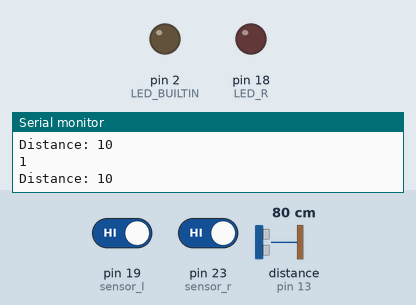
A sketch run on a simulated Arduino Mega 2560, built with avr-gcc and run on an emulated ATmega2560. Parts: output pins drawn as LEDs (lit = HIGH), the last lines printed to the serial monitor. Wiring (inferred from the names in the program): ultrasonic range finder: trigger pin 12; echo pin 13. Dashed ring = blinking. Inputs (shaded band) come from the test bench; at power-on: distance to the obstacle (sensor on pin 13) 80 cm, pin 23 (sensor_r) HIGH, pin 19 (sensor_l) HIGH. The echo pulse lasts 58.3 µs per cm; pins used as bus, display or sensor lines are not drawn.

Above: at 1.2 s.
1.3 s: distance to the obstacle (sensor on pin 13) set to 150 cm
2.8 s: distance to the obstacle (sensor on pin 13) set to 158 cm
At 3.6 s:
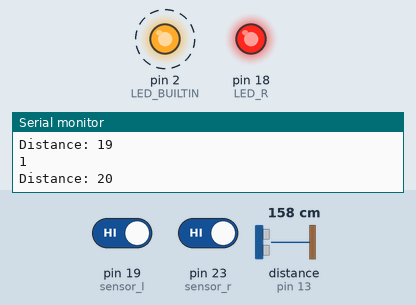
5.8 s: pin 23 (sensor_r) driven LOW
8.3 s: distance to the obstacle (sensor on pin 13) set to 2 cm
At 8.89 s:
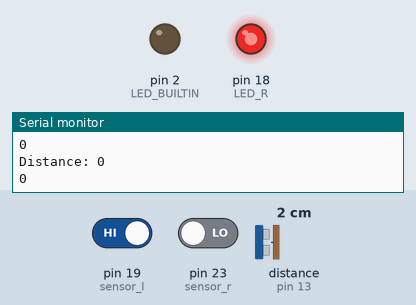
11.3 s: pin 19 (sensor_l) driven LOW
At 11.37 s:
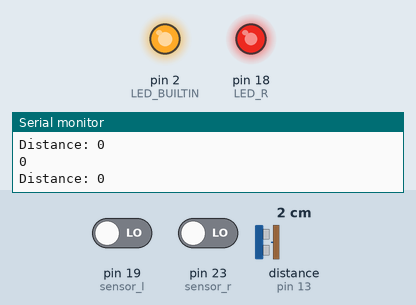
14.3 s: pin 23 (sensor_r) driven HIGH
At 14.37 s:
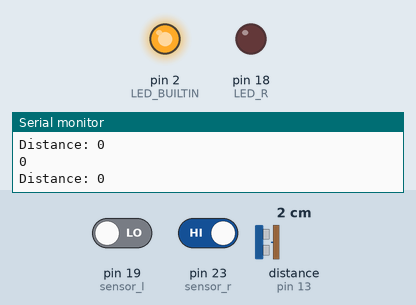
Timing chart, 0 to 18.3 s (numbered marks = the images above; inputs shaded):
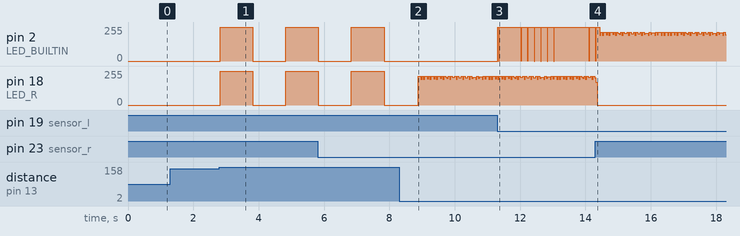

The sketch:

homework_7__feb_2020.ino
```cpp
int sensor_l = 19 ;
int LED_R = 18;
int sensor_r = 23;
const int trigPin = 12;
const int echoPin = 13;
long duration;
int distance;
const int LED_BUILTIN = 2;

void setup() {
  Serial.begin(9600);
  pinMode(LED_BUILTIN, OUTPUT);
  pinMode(sensor_l, INPUT);
  digitalWrite(LED_BUILTIN, 0);
  digitalWrite(sensor_l, 0); //right

  pinMode(LED_R, OUTPUT);
  pinMode(sensor_r, INPUT);
  digitalWrite(LED_R, 0);
  digitalWrite(sensor_r, 0);//left

  pinMode(trigPin, OUTPUT);
  pinMode(echoPin, INPUT); //ultrasonic
}

void loop() {
  int a = digitalRead(sensor_l);
  int b = digitalRead(sensor_r);

  Serial.println(b);
  if (a == 0) {
    digitalWrite(LED_BUILTIN, HIGH);
    if (b == 0) {
      digitalWrite(LED_R, HIGH);
    }
    else if (b == 1) {
      digitalWrite(LED_R, LOW);
    }
  }
  else if (a == 1) {
    digitalWrite(LED_BUILTIN, LOW);
    if (b == 0) {
      digitalWrite(LED_R, HIGH);
    }
    else if (b == 1) {
      digitalWrite(LED_R, LOW);
    }
  }
  digitalWrite(trigPin, LOW);
  delayMicroseconds(2); // Sets the trigPin on HIGH state for 10 micro seconds
  digitalWrite(trigPin, HIGH);
  delayMicroseconds(10);
  digitalWrite(trigPin, LOW);
  // Reads the echoPin, returns the sound wave travel time in microseconds
  duration = pulseIn(echoPin, HIGH);
  // Calculating the distance
  distance = ((duration * 0.034 / 2)/5)* 0.65 ;
  // Prints the distance on the Serial Monitor
  Serial.print("Distance: ");
  Serial.println(distance);
  // put your main code here, to run repeatedly:
  if (distance < 20) {
    digitalWrite(LED_BUILTIN, LOW);
    digitalWrite(LED_R, LOW);
  }
  else if (distance > 40)
  { digitalWrite(LED_BUILTIN, HIGH);
    digitalWrite(LED_R, HIGH);
  }
  else if (distance >= 20 && distance <= 40) {
    digitalWrite(LED_BUILTIN, HIGH);
    digitalWrite(LED_R, HIGH);
    delay(1000);
    digitalWrite(LED_BUILTIN, LOW);
    digitalWrite(LED_R, LOW);
    delay(1000);
  }

}
```

Measured:
- the behaviour switches between 155 and 156 cm on distance to the obstacle (sensor on pin 13) (found by bisection; images 0 and 1)
- after the input at 2.8 s, pin 2 (LED_BUILTIN), pin 18 (LED_R): 0/255 → 255/255 at once, → 0/255 1.0 s later, → 255/255 1.0 s later
- after the input at 8.3 s, pin 2 (LED_BUILTIN): stays 0/255 (without the input it goes to 255/255 after 0.55 s)
